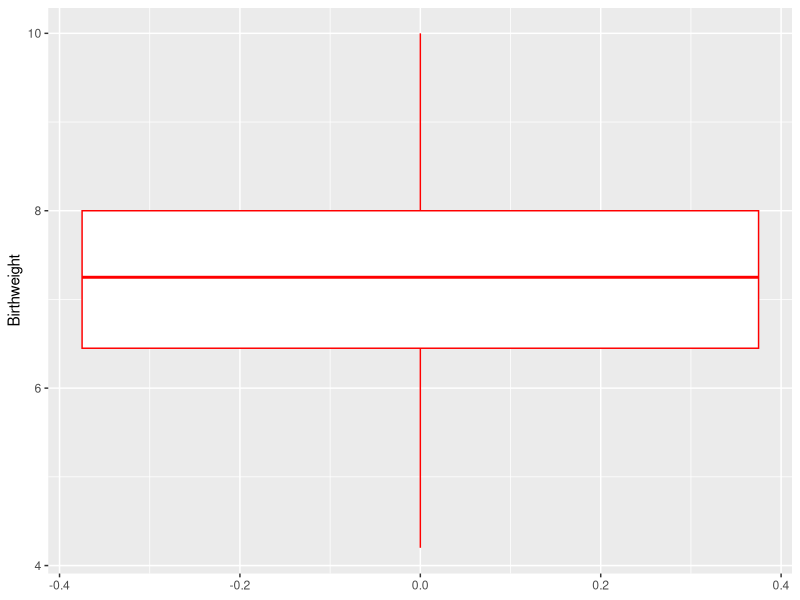
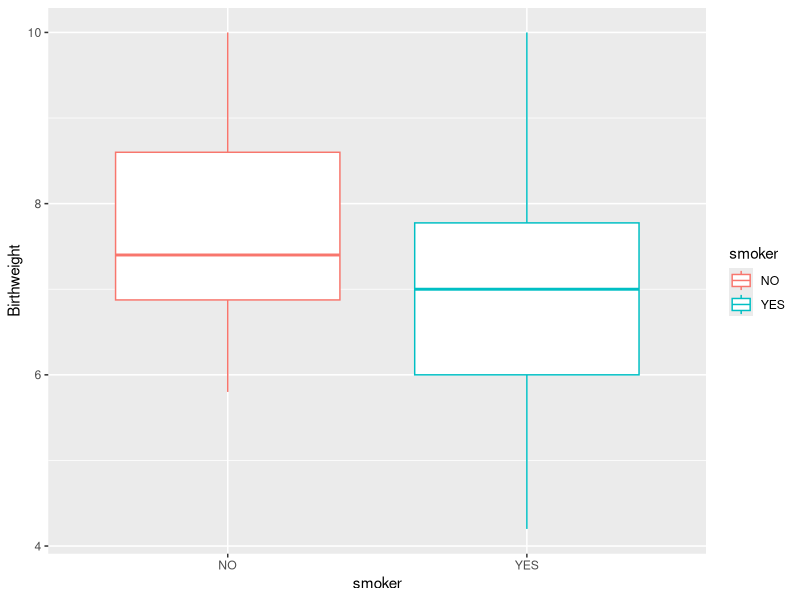

Write R code to recreate these figures, in order.
## ---- chunk 1
bwt <- read.csv("./data/birthweight_reduced.csv")
head(bwt)
## ---- chunk 2
library(tidyverse)
#bwt$smoker <- factor(bwt$smoker, labels=c('NO','YES'))
bwt |> mutate(smoker=factor(smoker, labels=c('NO','YES'))) -> bwt
## ---- chunk 3
summary(bwt$Birthweight)
## ---- chunk 4
cat("Media:",mean(bwt$Birthweight),'\n')
cat("Mediana:",median(bwt$Birthweight),'\n')
cat("Cuartiles:",quantile(bwt$Birthweight, probs=c(0.25,0.5,0.75)),'\n')
## ---- chunk 5
ggplot(bwt, aes(y=Birthweight))+geom_boxplot(color='red')
## ---- chunk 6
bwt |> group_by(smoker) |> summarise(num=n())
#table(bwt$smoker)
#summary(bwt$smoker)
## ---- chunk 7
bwt |> group_by(smoker) |> summarise(num=n(), peso=mean(Birthweight))
## ---- chunk 8
bwt |> group_by(smoker) |> summarise(num=n(), peso=mean(Birthweight), var_peso=var(Birthweight))
## ---- chunk 9
#boxplot(Birthweight~smoker, data=bwt)
ggplot(bwt, aes(x=smoker, y=Birthweight, color=smoker))+geom_boxplot()
## ---- chunk 10
df_sunny <- read.csv("./data/cities_sunny.csv")
head(df_sunny)
## ---- chunk 11
cat("Numero de paises",n_distinct(df_sunny$Country),"\n")
cat("Numero de ciudades",nrow(df_sunny),"\n")
## ---- chunk 12
df_sunny |> group_by(City) |> summarize(num=n()) |> filter(num>1) |> pull(City) -> ciudad_repetida
df_sunny |> filter(City %in% ciudad_repetida)
## ---- chunk 13
df_sunny |> group_by(Country) |> summarize(num=n()) |> arrange(desc(num)) |> head()

#head(sort(table(df_sunny$Country), decreasing=T))
## ---- chunk 14
nrow(df_sunny)
## ---- chunk 15
#df_sunny[which.max(df_sunny$Jan),c('Country','City')]
df_sunny |> slice_max(order_by = Jan, n=1) |> select(Country, City)
## ---- chunk 16
df_sunny$trimestre=df_sunny$Jan+df_sunny$Feb+df_sunny$Mar
df_sunny[which.max(df_sunny$trimestre),c('Country','City')]

df_sunny |> mutate(trimestre=Jan+Feb+Mar)|> slice_max(order_by = trimestre , n=1) |> select(Country, City, trimestre)

## ---- chunk 17
df_sunny$todo_año <- rowSums(df_sunny[,3:14])
df_sunny[which.max(df_sunny$todo_año),c('Country','City','todo_año')]

## ---- chunk 18
df_sunny |> group_by(Country) |> 
  summarise(total_cities=n(), media=mean(Jan)) |> filter(total_cities==max(total_cities))


## ---- chunk 19
rowMeans(df_sunny[df_sunny$City=='Madrid',3:14])
## ---- chunk 20
mean(t(df_sunny[df_sunny$City=='Madrid',3:14]))
## ---- chunk 21
median(t(df_sunny[df_sunny$City=='Madrid',3:14]))
